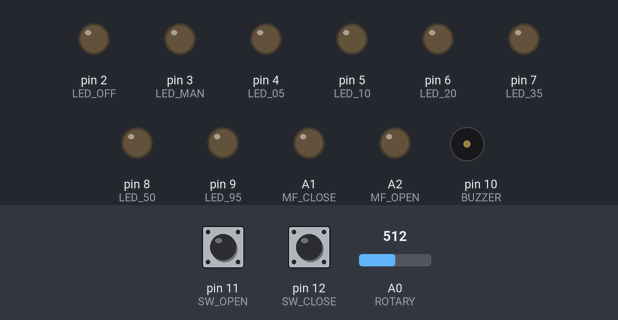
A sketch run on a simulated Arduino Uno, built with avr-gcc and run on an emulated ATmega328P. Shown: output pins drawn as LEDs (lit = HIGH), buzzer (waves = sounding, pin HIGH). Dashed ring = blinking. The test bench sets the inputs (shaded band); at power-on: A0 (ROTARY) = 512, pin 11 (SW_OPEN) HIGH, pin 12 (SW_CLOSE) HIGH.

Above: at 0.8 s.
0.9 s: A0 (ROTARY) set to 198
2.4 s: A0 (ROTARY) set to 181
At 2.8 s:
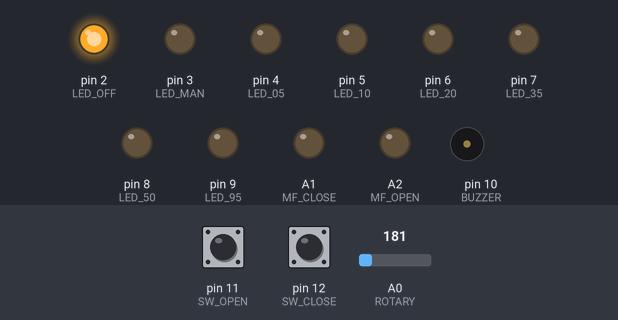
3.9 s: A0 (ROTARY) set to 511
At 4.7 s:
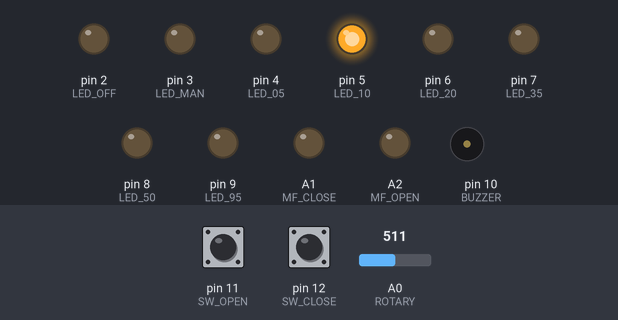
6.9 s: A0 (ROTARY) set to 461
9.3 s: A0 (ROTARY) set to 429
At 10.04 s:
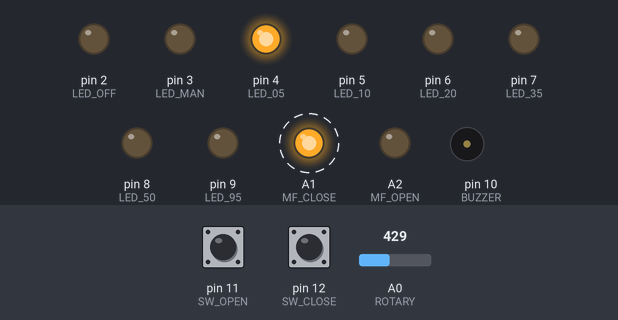
12.3 s: A0 (ROTARY) set to 328
15.3 s: A0 (ROTARY) set to 308
At 16.2 s:
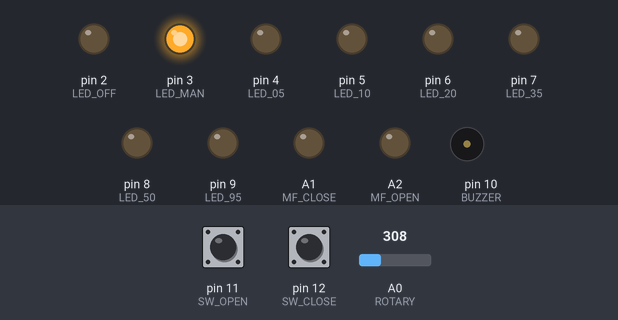
Timing chart, 0 to 17.8 s (numbered marks = the images above; inputs shaded):
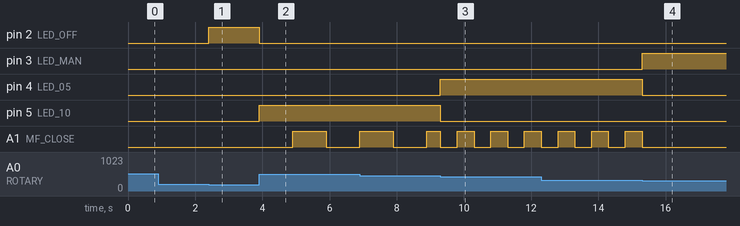

Measured:
- the behaviour switches between 192 and 191 on A0 (ROTARY) (found by bisection; images 0 and 1)
- the behaviour switches between 448 and 447 on A0 (ROTARY) (found by bisection; images 2 and 3)
- the behaviour switches between 320 and 319 on A0 (ROTARY) (found by bisection; images 3 and 4)
- after the input at 0.9 s, every drawn part: stays the same
- after the input at 2.4 s, pin 2 (LED_OFF): LOW → HIGH at once
- after the input at 3.9 s, pin 2 (LED_OFF): HIGH → LOW at once; pin 5 (LED_10): LOW → HIGH at once; A1 (MF_CLOSE): LOW → HIGH after 1.0 s, → LOW 1.0 s later, → HIGH 1.0 s later
- after the input at 9.3 s, pin 4 (LED_05): LOW → HIGH at once; pin 5 (LED_10): HIGH → LOW at once
- after the input at 15.3 s, pin 3 (LED_MAN): LOW → HIGH at once; pin 4 (LED_05): HIGH → LOW at once; A1 (MF_CLOSE): stops changing and stays LOW

The sketch:

SSS.ino
```cpp
// RENAME MASTER TO MAIN

 /* SYNVENTIVE SEQUENTIAL SWITCH

  This sketch reads the inputs from a rotary switch
  and open and close buttons and turns on and off
  the corresponding mosfets.

  In addition, there are some leds that display the
  status the program is currently in.

  When the device turns on, if the Open button is
  pressed, the buzzer usage for the Open mosfet is
  activated.

  The device starts working only when the rotary
  switch is in the off position and both buttons
  are depressed.

*/

// Pin definitions
constexpr int LED_OFF           = 2;
constexpr int LED_MAN           = 3;
constexpr int LED_05            = 4;
constexpr int LED_10            = 5;
constexpr int LED_20            = 6;
constexpr int LED_35            = 7;
constexpr int LED_50            = 8;
constexpr int LED_95            = 9;
constexpr int BUZZER            = 10;
constexpr int SW_OPEN           = 11;
constexpr int SW_CLOSE          = 12;
constexpr int ROTARY            = A0;
constexpr int MF_CLOSE          = A1;
constexpr int MF_OPEN           = A2;

// Variables
int           LastState         = 0;     // last program state
int           CurrState         = 0;     // new program state
bool          StateChanged      = true;  // Sets current state as changed to force initial update
unsigned long StartTime         = 0;     // time new state started
unsigned long CurrTime          = 0;     // duration of current state
int           CurrDelay         = 0;     // Duration of current alternating rate
bool          ActiveBuzzer      = false; // Defines the default usage for the buzzer as off
bool          OpenMosfet        = false; // Set mosfet desired state to off
bool          CloseMosfet       = false; // Set mosfet desired state to off

// States
constexpr int STATE_OFF         = 1;
constexpr int STATE_MAN         = 2;
constexpr int STATE_05          = 3;
constexpr int STATE_10          = 4;
constexpr int STATE_20          = 5;
constexpr int STATE_35          = 6;
constexpr int STATE_50          = 7;
constexpr int STATE_95          = 8;

// Times
constexpr int TIME_OFF          = 0;
constexpr int TIME_05           = 500;
constexpr int TIME_10           = 1000;
constexpr int TIME_20           = 2000;
constexpr int TIME_35           = 3500;
constexpr int TIME_50           = 5000;
constexpr int TIME_95           = 9500;

void setup() {

  // Pin initializations
  pinMode(LED_OFF,              OUTPUT);
  pinMode(LED_MAN,              OUTPUT);
  pinMode(LED_05,               OUTPUT);
  pinMode(LED_10,               OUTPUT);
  pinMode(LED_20,               OUTPUT);
  pinMode(LED_35,               OUTPUT);
  pinMode(LED_50,               OUTPUT);
  pinMode(LED_95,               OUTPUT);
  pinMode(SW_OPEN,              INPUT_PULLUP);
  pinMode(SW_CLOSE,             INPUT_PULLUP);
  pinMode(BUZZER,               OUTPUT);
  pinMode(MF_OPEN,              OUTPUT);
  pinMode(MF_CLOSE,             OUTPUT);
  pinMode(ROTARY,               INPUT);

  // Pin default states
  digitalWrite(LED_OFF,         LOW);
  digitalWrite(LED_MAN,         LOW);
  digitalWrite(LED_05,          LOW);
  digitalWrite(LED_10,          LOW);
  digitalWrite(LED_20,          LOW);
  digitalWrite(LED_35,          LOW);
  digitalWrite(LED_50,          LOW);
  digitalWrite(LED_95,          LOW);
  digitalWrite(BUZZER,          LOW);
  digitalWrite(MF_OPEN,         LOW);
  digitalWrite(MF_CLOSE,        LOW);

  // Reads buzzer activation
  if ( digitalRead(SW_OPEN) == LOW ) {
    ActiveBuzzer = true;
  }
  // Wait for state to be OFF and both buttons depressed
  do {
    CurrState = ReadNewState();
  } while ( CurrState != STATE_OFF || digitalRead(SW_OPEN) == LOW || digitalRead(SW_CLOSE) == LOW);
  // Set both new and last state as OFF
  CurrState  = STATE_OFF;
  LastState = STATE_OFF;
  // Force update
  StateChanged = true;

}

void loop() {

  // Read new state and check for changes
  CurrState = ReadNewState();
  if ( CurrState != LastState ) {
    // Force update
    StateChanged = true;
    // Update time
    StartTime = millis();
    // Update state
    LastState = CurrState;
  }

  // Process current state leds and define delay if needed
  if ( StateChanged == true ) {
    // Turn all LEDs off
    TurnStateLEDsOff();
    // Turn on correct LED and update new delay
    switch (CurrState) {
      case STATE_OFF:
        digitalWrite(LED_OFF,  HIGH);
        CurrDelay = TIME_OFF;
        break;
      case STATE_MAN:
        digitalWrite(LED_MAN,  HIGH);
        CurrDelay = TIME_OFF;
        break;
      case STATE_05:
        digitalWrite(LED_05,   HIGH);
        CurrDelay = TIME_05;
        break;
      case STATE_10:
        digitalWrite(LED_10,   HIGH);
        CurrDelay = TIME_10;
        break;
      case STATE_20:
        digitalWrite(LED_20,   HIGH);
        CurrDelay = TIME_20;
        break;
      case STATE_35:
        digitalWrite(LED_35,   HIGH);
        CurrDelay = TIME_35;
        break;
      case STATE_50:
        digitalWrite(LED_50,   HIGH);
        CurrDelay = TIME_50;
        break;
      case STATE_95:
        digitalWrite(LED_95,   HIGH);
        CurrDelay = TIME_95;
        break;
    }
    StateChanged = false;
  }

  // Process current state and time open/close desired output
  if ( true ) {
    switch (CurrState) {
      case STATE_OFF:
        // Off
        OpenMosfet = false;
        CloseMosfet = false;
        break;
      case STATE_MAN:
        // Manual. Read buttons
        OpenMosfet = !digitalRead(SW_OPEN);
        CloseMosfet = !digitalRead(SW_CLOSE);
        break;
      case STATE_05:
      case STATE_10:
      case STATE_20:
      case STATE_35:
      case STATE_50:
      case STATE_95:
        // Calculate current time in this state
        CurrTime = millis() - StartTime;
        // Calculate if mosfet should open or close
        if  ( ( 1 + ( CurrTime / CurrDelay ) % 2 ) == 1 ) {
          // Open
          OpenMosfet = true;
          CloseMosfet = false;
        } else {
          // Close
          OpenMosfet = false;
          CloseMosfet = true;
        }
      break;
    }
    // Check for manual override if not in OFF state
    if ( CurrState != STATE_OFF ) {
      if ( !digitalRead(SW_OPEN) == HIGH ) {
        // Open is pressed
        OpenMosfet = true;
      }
      if ( !digitalRead(SW_CLOSE) == HIGH ) {
        // Close is pressed
        CloseMosfet = true;
      }
    }
    // Check for duplicated instructions and fix if needed
    if ( OpenMosfet = true && CloseMosfet == true ) {
      // Both buttons pressed, default to close
      OpenMosfet = false;
    }
  }

  // Update mosfets status starting by turning off first
  if ( true ) {
    if ( OpenMosfet == false ) {
      // Turn off open mosfet
      digitalWrite(MF_OPEN, LOW);
      // Turn off buzzer
      digitalWrite(BUZZER, LOW);
    }
    if ( CloseMosfet == false ) {
      // Turn off close mosfet
      digitalWrite(MF_CLOSE, LOW);
    }
    if ( OpenMosfet == true ) {
      // Turn on open mosfet
      digitalWrite(MF_OPEN, HIGH);
      // Turn on buzzer
      if ( ActiveBuzzer = true ) {
        digitalWrite(BUZZER, HIGH);
      }
    }
    if ( CloseMosfet == true ) {
      // Turn off close mosfet
      digitalWrite(MF_CLOSE, HIGH);
    }
  }

}

void TurnStateLEDsOff() {
  // Turn off all state LEDs
  digitalWrite(LED_OFF,  LOW);
  digitalWrite(LED_MAN,  LOW);
  digitalWrite(LED_05,   LOW);
  digitalWrite(LED_10,   LOW);
  digitalWrite(LED_20,   LOW);
  digitalWrite(LED_35,   LOW);
  digitalWrite(LED_50,   LOW);
  digitalWrite(LED_95,   LOW);
}

int ReadNewState() {
  int SelectedMode;
  // Read analog pin
  SelectedMode = analogRead(ROTARY);
  // Process it by shifting half value and divide by interval.
  // Returns 1 from 64 to 191
  // Returns 2 from 192 to 319
  // Returns 3 from 320 to 447
  // Returns 4 from 448 to 575
  // Returns 5 from 576 to 703
  // Returns 6 from 704 to 831
  // Returns 7 from 832 to 959
  // Returns 8 from 960 to 1087 // Stops at 1023...
  SelectedMode = ( SelectedMode + 64 ) / 128;
  // Return current state
  return SelectedMode;
}

/*
  RESISTOR LADDER FOR ROTARY SWITCH
  5v - 4.7k - 4.7k - 4.7k - 4.7k - 4.7k - 4.7k - 4.7k - 4.7k - GND
*/
```
